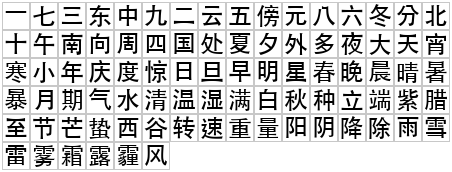
#> input picture CJKFont.png, 452 x 172 px
$ python resize_image.py ../CJKFont.png
#> lines starting #> are read from the running program, lines starting #| are printed output that depends on the picture
#!/usr/bin/env python3
"""
Resize an image by a given scale factor.

Used to prepare slogan.png (or other images) for the Inkplate SD card,
since the Inkplate drawImage API does not support scaling at runtime.

Usage:
    python3 resize_image.py <input_image> [--scale FACTOR] [--output OUTPUT_PATH]

Examples:
    python3 resize_image.py slogan.png --scale 2
    python3 resize_image.py slogan.png --scale 2 --output slogan_2x.png
"""

import argparse
import os
import sys

try:
    from PIL import Image
except ImportError:
    print("Error: Pillow is required. Install with: pip3 install Pillow", file=sys.stderr)
    sys.exit(1)


def main():
    parser = argparse.ArgumentParser(description="Resize an image by a scale factor")
    parser.add_argument("input", help="Path to input image")
    parser.add_argument("--scale", type=float, default=2.0,
                        help="Scale factor (default: 2.0)")
    parser.add_argument("--output", type=str, default=None,
                        help="Output path (default: overwrite input)")

    args = parser.parse_args()

    if not os.path.exists(args.input):
        print(f"Error: File not found: {args.input}", file=sys.stderr)
        sys.exit(1)

    img = Image.open(args.input)
#> img is the input picture: PIL image 452x172 L; min 0, max 255, mean 201.8
    orig_w, orig_h = img.size
#> orig_w = 452; orig_h = 172
    new_w = int(orig_w * args.scale)
#> new_w = 904
    new_h = int(orig_h * args.scale)
#> new_h = 344

    resized = img.resize((new_w, new_h), Image.NEAREST)
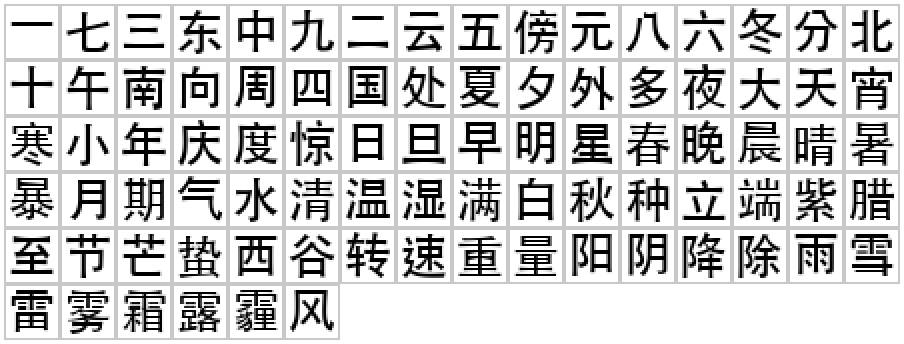
#> resized: PIL image 904x344 L; min 0, max 255, mean 201.8

    output_path = args.output or args.input
    resized.save(output_path)
    print(f"Resized {orig_w}x{orig_h} -> {new_w}x{new_h}: {output_path}")
#| Resized 452x172 -> 904x344: ../CJKFont.png


if __name__ == "__main__":
    main()
